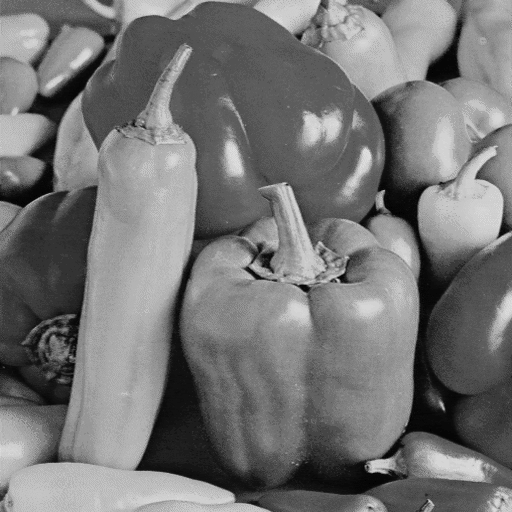
#> input picture Images/peppers.png, 512 x 512 px, found by its file name
$ python image_segmentation_peppers.py
#> lines starting #> are read from the running program, lines starting #| are printed output that depends on the picture; after the words box and inside, x2 and y2 are one past the last pixel; in counts of white or black regions, pixels touching at a corner belong together
import numpy as np
import cv2 as cv
from matplotlib import pyplot as plt

img = cv.imread('/home/shothogun/Documents/Projects/UnB/PI/image-processing-discipline/Images/peppers.png')
#> img is the input picture: shape (512, 512, 3); min 0, max 221, mean 116.9
assert img is not None, "file could not be read, check with os.path.exists()"

original = np.copy(img)

gray = cv.cvtColor(img,cv.COLOR_BGR2GRAY)

blurred = cv.GaussianBlur(gray,(7,7),cv.BORDER_DEFAULT)

ret, thresh = cv.threshold(blurred,0,255,cv.THRESH_BINARY_INV+cv.THRESH_OTSU)
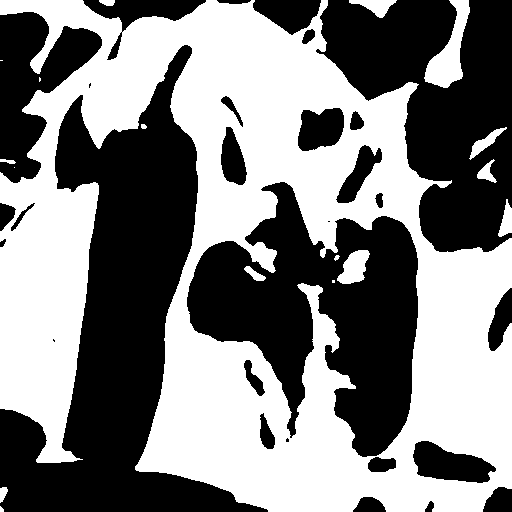
#> thresh: shape (512, 512); 50.4% white; 29 black regions (4 under 20 px), largest, box (x1, y1, x2, y2) and area: (0, 45, 268, 512) 46738, (187, 182, 418, 457) 32631, (316, 0, 512, 252) 28610
#> ret = 117

thresh = 255-thresh

kernel = np.ones((5,5),np.uint8)

dilate = cv.dilate(thresh,kernel)
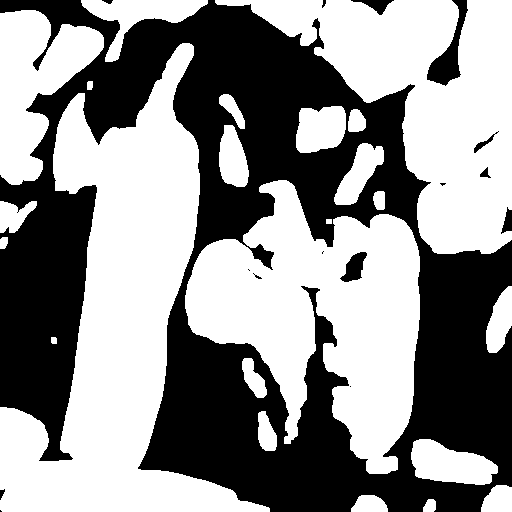
#> dilate: shape (512, 512); 55.8% white; 16 black regions (6 under 20 px), largest, box (x1, y1, x2, y2) and area: (0, 0, 512, 512) 113457, (427, 0, 468, 86) 1221, (340, 252, 367, 282) 445

dilate = np.uint8(dilate)

contours = cv.Canny(dilate,100,100)
#> contours: shape (512, 512); 2.5% white in thin lines or dots

contours = 255-contours
#> contours: shape (512, 512); 97.5% white; black in thin lines or dots

markers = np.zeros(contours.shape, dtype= 'int32')
cv.circle(markers, (93, 487), 5, 1, -1)
#> markers: shape (512, 512) int32; values 0 (black) and 1 (white), 0.03% white; 1 white region, box (x1, y1, x2, y2) and area: (88, 482, 99, 493) 81
cv.circle(markers, (2, 475), 5, 1, -1)
#> markers: shape (512, 512) int32; values 0 (black) and 1 (white), 0.06% white; 2 white regions, box (x1, y1, x2, y2) and area: (88, 482, 99, 493) 81, (0, 470, 8, 481) 64
cv.circle(markers, (98, 429), 5, 2, -1)
#> markers: shape (512, 512) int32; 3 distinct labels, from 0 to 2
cv.circle(markers, (126, 304), 5, 2, -1)
#> markers: shape (512, 512) int32; 3 distinct labels, from 0 to 2
cv.circle(markers, (140, 216), 5, 2, -1)
#> markers: shape (512, 512) int32; 3 distinct labels, from 0 to 2
cv.circle(markers, (248, 299), 5, 3, -1)
#> markers: shape (512, 512) int32; 4 distinct labels, from 0 to 3
cv.circle(markers, (387, 319), 5, 3, -1)
#> markers: shape (512, 512) int32; 4 distinct labels, from 0 to 3
cv.circle(markers, (293, 232), 5, 3, -1)
#> markers: shape (512, 512) int32; 4 distinct labels, from 0 to 3
cv.circle(markers, (306, 122), 5, 4, -1)
#> markers: shape (512, 512) int32; 5 distinct labels, from 0 to 4
cv.circle(markers, (226, 32), 5, 4, -1)
#> markers: shape (512, 512) int32; 5 distinct labels, from 0 to 4
cv.circle(markers, (470, 342), 5, 5, -1)
#> markers: shape (512, 512) int32; 6 distinct labels, from 0 to 5
cv.circle(markers, (474, 364), 5, 5, -1)
#> markers: shape (512, 512) int32; 6 distinct labels, from 0 to 5
cv.circle(markers, (489, 419), 5, 5, -1)
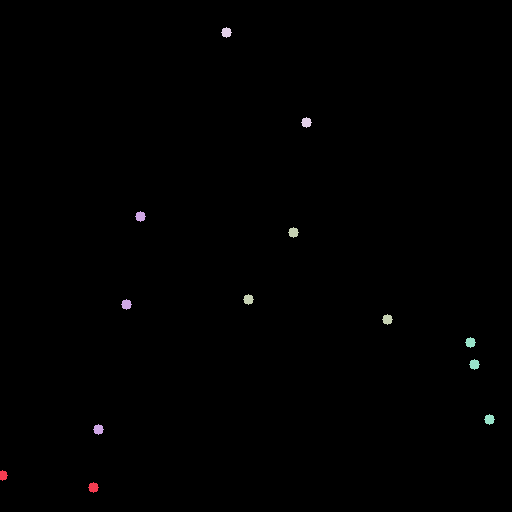
#> markers: shape (512, 512) int32; 6 distinct labels, from 0 to 5; one colour per label, 0 black
cv.circle(markers, (445, 182), 5, 6, -1)
#> markers: shape (512, 512) int32; 7 distinct labels, from 0 to 6
cv.circle(markers, (99, 49), 5, 7, -1)
#> markers: shape (512, 512) int32; 8 distinct labels, from 0 to 7
cv.circle(markers, (57, 118), 5, 7, -1)
#> markers: shape (512, 512) int32; 8 distinct labels, from 0 to 7
cv.circle(markers, (319, 15), 5, 8, -1)
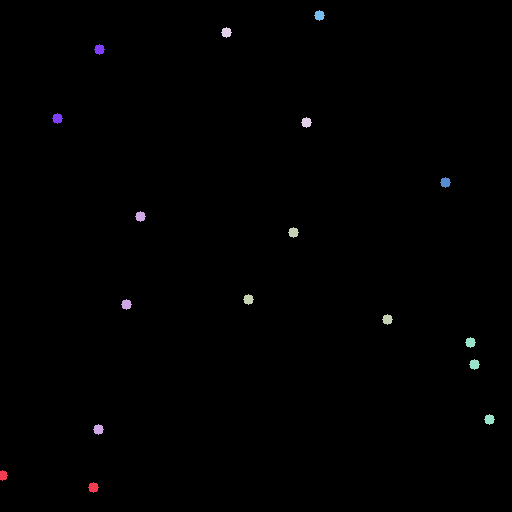
#> markers: shape (512, 512) int32; 9 distinct labels, from 0 to 8; one colour per label, 0 black
cv.circle(markers, (174, 416), 5, 9, -1)
#> markers: shape (512, 512) int32; 10 distinct labels, from 0 to 9


# Add one to all labels so that sure background is not 0, but 1


markers = cv.watershed(img,markers)
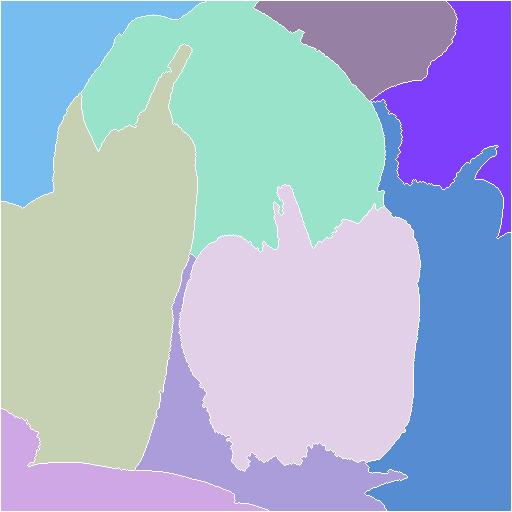
#> markers: shape (512, 512) int32; 10 distinct labels, from -1 to 9; one colour per label, 0 black, -1 white

h = np.histogram(markers,np.arange(-1,256))

markers = np.uint8(markers*25)
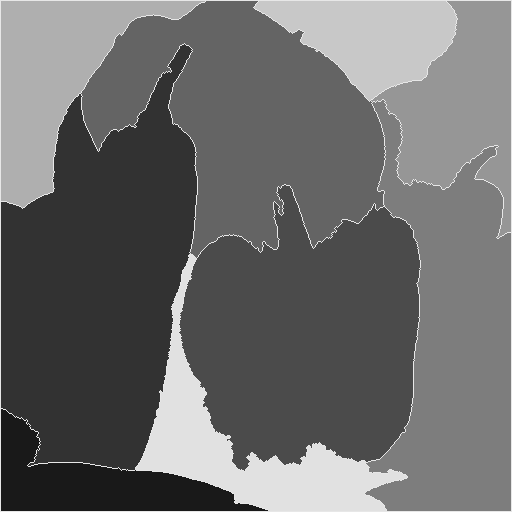
#> markers: shape (512, 512); min 25, max 231, mean 107.4

imC = cv.applyColorMap(markers, cv.COLORMAP_JET)
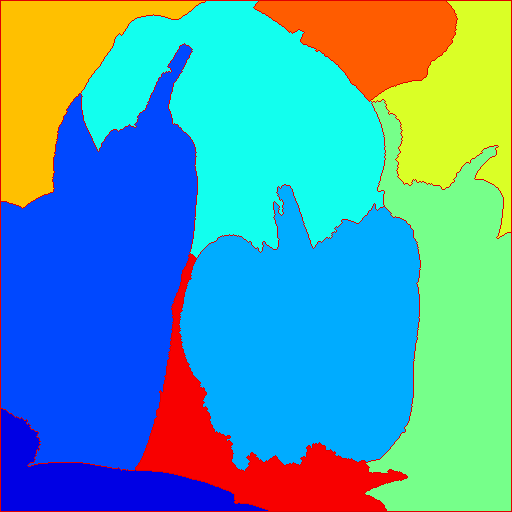
#> imC: shape (512, 512, 3); mean B, G, R 173.1, 158.9, 80.1

cv.imshow('Original.png', original)
cv.imwrite('Blurred.png',blurred)
cv.imwrite('Otsu Thresh.png',thresh)
cv.imwrite('Dilate.png',dilate)
cv.imwrite('contours.png',contours)
cv.imwrite('Markers.png',imC)

cv.waitKey(0)
cv.destroyAllWindows()
